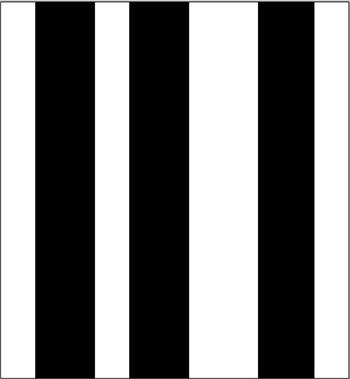
#> input picture barcode/bcode.jpg, 350 x 379 px
$ python -i visionXtemp2.py   (imports and definitions only)
#> lines starting #> are read from the running program, lines starting #| are printed output that depends on the picture; after the words box and inside, x2 and y2 are one past the last pixel; in counts of white or black regions, pixels touching at a corner belong together
#> further down, picture is the input picture: shape (379, 350, 3); min 0, max 255, mean 125.3
import cv2
import numpy as np
import imutils
from PIL import Image
#import pyfirmata
#import serial
import bluetooth
from msvcrt import getch
import subprocess
# [2 lines not run here, left out]
flagard=0


# [2 lines not run here, left out]

# [1 line that did not run here, left out]

num = 0
# [7 lines not run here, left out]
# [1 line that did not run here, left out]
# [1 line not run here, left out]
# [1 line that did not run here, left out]

passkey = "1234" # passkey of the device you want to connect

# [7 lines not run here, left out]
def disconnect():
    #Close socket connection to device
    socket.close()

# [18 lines left out: functions up, down, left, right, not called in this run]
def stop():
    data='q'
    socket.send(data)


#port='port name'
#bluetooth=serial.Serial(port, 9600)
#bluetooth.flushInput()


# [221 lines left out: functions perspective_bird, houghc, hought, line_angle, not called in this run]
        #cv.imshow("Edges",i1)


        #cv.imshow("canny",can)


def shape(frame):
    y,x,_=frame.shape
#> y = 379; x = 350
    x=int(x/2)
#> x = 175
    top_left_x=47
    top_left_y=132
    bottom_right_x=313
    bottom_right_y=522

    lt=np.array([0,0,0])
    ut=np.array([50,50,50])
    mask=cv2.inRange(frame,lt,ut)
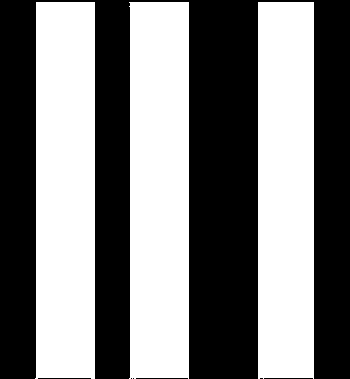
#> mask: shape (379, 350); 49.3% white; 3 white regions, box (x1, y1, x2, y2) and area: (129, 2, 189, 379) 22192, (35, 2, 95, 379) 22191, (258, 2, 314, 379) 21060
    kernel=np.ones((3,3),np.uint8)

    mask=cv2.erode(mask,kernel)
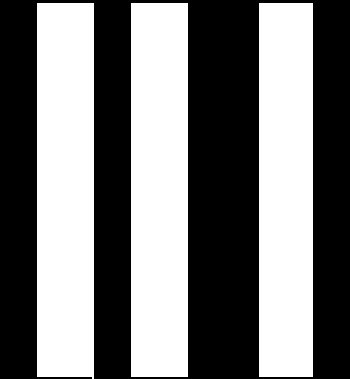
#> mask: shape (379, 350); 47.4% white; 3 white regions
    contours, _ = cv2.findContours(mask,cv2.RETR_TREE,cv2.CHAIN_APPROX_SIMPLE)
#> contours = 3 contours; box (x1, y1, x2, y2) and area: (37, 3, 94, 379) 20890, (131, 3, 188, 377) 20888, (259, 3, 313, 377) 19769
    try:

        for cnt in contours:
            M = cv2.moments(cnt)

            cx = int(M['m10']/M['m00'])
            cy = int(M['m01']/M['m00'])
            area=cv2.contourArea(cnt)
            approx=cv2.approxPolyDP(cnt,0.05*cv2.arcLength(cnt,True),True)
            #x=approx.ravel()[0]
            #y=approx.ravel()[1]
            #if area>10:
            cv2.drawContours(frame,[approx],-1,(0,150,150),2)
            cv2.circle(frame,(cx,cy),2,(0,0,255),-1)

            if(cx>47 and cx<313 and cy>132 and cy< 522):
                cv2.line(frame,(x,y),(cx,cy),(0,0,0),2)


                if len(approx) == 3:
                    cv2.putText(frame, "Triangle", (200, 200), cv2.FONT_HERSHEY_COMPLEX, 2, (150, 100, 200))
                    return 3

                elif len(approx) == 4:
                    x1 ,y1, w, h = cv2.boundingRect(approx)
                    aspectRatio = float(w)/h
                    #print("This is Aspect Ratio"+str(aspectRatio))
                    if aspectRatio >= 0.85 and aspectRatio <= 1.15:

                        cv2.putText(frame, "Square", (200, 200), cv2.FONT_HERSHEY_COMPLEX, 2, (150, 100, 200))
                        return 4
                    else:
                        cv2.putText(frame, "Triangle", (200, 200), cv2.FONT_HERSHEY_COMPLEX, 2, (150, 100, 200))
                        return 3
                else:
                    return 0
#> this loop made 1 pass
#> (cx, cy, area, approx, x1, y1, w, h) on pass 1: (285, 189, 19769, [[259, 3], [259, 376], [312, 376], [312, 3]], 259, 3, 54, 374)
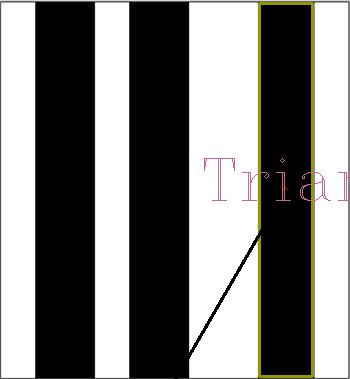
#> frame: shape (379, 350, 3); 2.72% of pixels changed, all inside (x1, y1, x2, y2) = (174, 2, 350, 379)

                    #else : cv2.putText(frame, "Circle", (200,200), cv2.FONT_HERSHEY_COMPLEX, 3, (0, 0, 255))
                #print (len(approx))

    except:
        pass
    cv2.imshow('mask',mask)

# [6 lines left out: function ROI, not called in this run]


#cap=cv2.VideoCapture("opencv/visionX/r1_toptrack.mp4")
# [49 lines not run here, left out]

>>> import cv2
>>> picture = cv2.imread('../barcode/bcode.jpg')
>>> result = shape(picture)
#> result = 3
